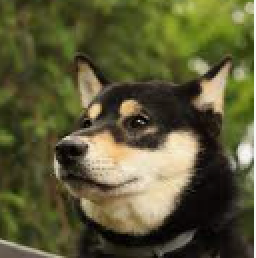
#> input picture image_test_low_resolution.png, 128 x 129 px (shown 2 times larger)
$ python wavelet_transform.py
#> lines starting #> are read from the running program, lines starting #| are printed output that depends on the picture
'''Realiza a incorporação e extração de dados em uma imagem usando a transformada wavelet'''

'''WARNING: em análise, código não está totalmente funcional'''

import numpy as np
import pywt
from PIL import Image

def embed_data(image_path, data):
    # Load the cover image
#> called with image_path = 'image_test_low_resolution.png', data = 'Hello, this is a secret message!'
    cover_image = Image.open(image_path).convert('RGB')
    cover_array = np.array(cover_image)

    # Perform wavelet transformation on the cover image
    coeffs = pywt.dwt2(cover_array, 'haar')
    cA, (cH, cV, cD) = coeffs

    # Convert the data into a binary string
    binary_data = ''.join(format(ord(char), '08b') for char in data)

    # Determine the size difference between cA and the other coefficients
    size_diff = len(cH) - len(cA)
#> size_diff = 0

    # Resize cA to match the size of cH, cV, and cD
    if size_diff > 0:
        cA_resized = np.pad(cA, ((0, size_diff), (0, size_diff)), mode='constant')
    elif size_diff < 0:
        cA_resized = cA[:len(cH), :len(cH)]
    else:
        cA_resized = cA

    # Embed the data into the resized cA coefficients
    for i, bit in enumerate(binary_data):
        if bit == '1':
            cA_resized[i // 2, i % 2] += 1

    # Reconstruct the modified coefficients
    modified_coeffs = (cA_resized, (cH, cV, cD))
    modified_image_array = pywt.idwt2(modified_coeffs, 'haar')
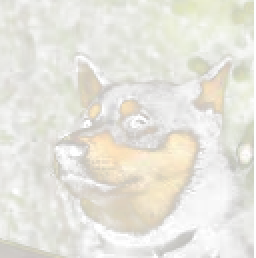
#> modified_image_array: shape (129, 128, 4) float64 (shown 2 times larger); mean of channels 0, 1, 2, 3 91.9, 90.2, 55.1, 55.1; transparent parts drawn white

    # Convert the modified image array to 8-bit integers
    modified_image_array = modified_image_array.clip(0, 255).astype(np.uint8)

    # Create the modified image
    modified_image = Image.fromarray(modified_image_array)

    # Save the modified image
    modified_image.save('modified_image.png')
    print('Data embedded successfully!')

def extract_data(image_path):
    # Load the modified image
#> called with image_path = 'modified_image.png'
    modified_image = Image.open(image_path).convert('RGB')
    modified_array = np.array(modified_image)

    # Perform wavelet transformation on the modified image
    coeffs = pywt.dwt2(modified_array, 'haar')
    cA, (cH, cV, cD) = coeffs

    # Extract the embedded data from the wavelet coefficients
    extracted_data = ''
    for i in range(len(cA.flatten()) - 1):
        if np.any(cA.flatten()[i] % 2 == 1):  # Check if any element in cA.flatten()[i] is odd
            extracted_data += '1'
        else:
            extracted_data += '0'
#> this loop made 16511 passes
#> extracted_data on passes 1 to 12: '0', '00', '000', '0000', '00000', '000000', '0000000', '00000000', '000000000', '0000000000', '00000000000', '000000000000'

    # Convert the binary string to characters
    extracted_chars = []
    for j in range(0, len(extracted_data), 8):
        char = chr(int(extracted_data[j:j + 8], 2))
        extracted_chars.append(char)
#> this loop made 2064 passes
#> j on passes 2, 4, 5: 8, 24, 32
#> after the loop, extracted_chars = 2064 items

    extracted_text = ''.join(extracted_chars)

    return extracted_text

# Embedding data into the cover image
image_path = 'image_test_low_resolution.png'
data_to_embed = 'Hello, this is a secret message!'
embed_data(image_path, data_to_embed)

# Extracting data from the modified image
modified_image_path = 'modified_image.png'
extracted_data = extract_data(modified_image_path)
print('Extracted data:', extracted_data)
#> (printed output is left out)
